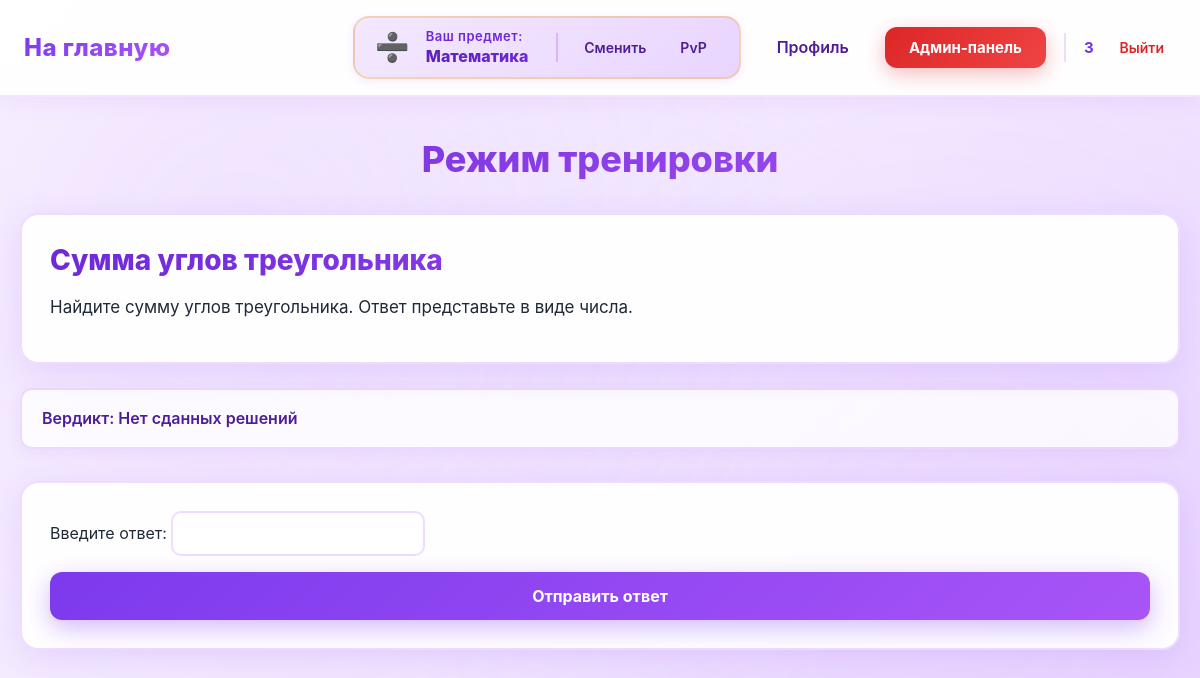
Page /математика/task/20 (signed in) on the committed database.
### data/users.py (models this page shows, shortened)
class User(SqlAlchemyBase, UserMixin):
    __tablename__ = 'users'
    id = sqlalchemy.Column(sqlalchemy.Integer,
                           primary_key=True, autoincrement=True)
    name = sqlalchemy.Column(sqlalchemy.String, nullable=True)
    email = sqlalchemy.Column(sqlalchemy.String,
                              index=True, unique=True, nullable=True)
    hashed_password = sqlalchemy.Column(sqlalchemy.String, nullable=True)
    elo_rating = sqlalchemy.Column(sqlalchemy.Float, default=1000)
    admin = sqlalchemy.Column(sqlalchemy.Boolean, default=0)
    ban = sqlalchemy.Column(sqlalchemy.Boolean, default=0)
    created_date = sqlalchemy.Column(sqlalchemy.DateTime,
                                     default=datetime.datetime.now)
    submissions = orm.relationship("Submissions", back_populates="user")

### data/tasks.py (models this page shows)
class Tasks(SqlAlchemyBase):
    __tablename__ = 'tasks'
    id = sqlalchemy.Column(sqlalchemy.Integer,
                           primary_key=True, autoincrement=True)
    subject = sqlalchemy.Column(sqlalchemy.Text, nullable=True)
    title = sqlalchemy.Column(sqlalchemy.Text, nullable=True)
    statement = sqlalchemy.Column(sqlalchemy.Text, nullable=True)
    input_format = sqlalchemy.Column(sqlalchemy.Text, nullable=True)
    output_format = sqlalchemy.Column(sqlalchemy.Text, nullable=True)
    memory_limit = sqlalchemy.Column(sqlalchemy.Integer, nullable=True)
    time_limit = sqlalchemy.Column(sqlalchemy.Integer, nullable=True)
    difficulty = sqlalchemy.Column(sqlalchemy.Text, nullable=True)
    created_at = sqlalchemy.Column(sqlalchemy.DateTime,
                                     default=datetime.datetime.now)
    task_tests = orm.relationship("TaskTest", back_populates='tasks')
    submissions = orm.relationship("Submissions", back_populates="tasks")
    theme = sqlalchemy.Column(sqlalchemy.Text, nullable=True)

### main.py (the view, shortened to what this page needs)
@app.route('/<subject>/task/<int:task_id>', methods=["GET", "POST"])
@login_required
@user_ban
def training(subject, task_id):
    db_sess = db_session.create_session()
    task = db_sess.get(Tasks, task_id)
    task_test = db_sess.query(TaskTest).filter(TaskTest.task_id == task.id).all()
    submission = db_sess.query(Submissions).filter(Submissions.task_id == task.id).all()
    submission_id = len(submission) + 1
    if subject == 'информатика':
        if request.method == "POST":
            file = request.files.get("file")
            if not file or file.filename == "":
                abort(400, "Файл не выбран")
            file.filename = f"submission_{submission_id}.py"
            os.makedirs(f"submissions_training/submissions_{current_user.id}/task_{task_id}", exist_ok=True)
            file.save(os.path.join(f"submissions_training/submissions_{current_user.id}/task_{task_id}", file.filename))
            test_passed = 0
            f_err = 0
            for test in task_test:
                p = subprocess.Popen(
                    ["python", f"submission_{submission_id}.py"],
                    stdin=subprocess.PIPE,
                    stdout=subprocess.PIPE,
                    stderr=subprocess.PIPE,
                    text=True,
                    cwd=f"submissions_training/submissions_{current_user.id}/task_{task_id}"
                )
                try:
                    out, err = p.communicate(test.input_data, timeout=task.time_limit)
                    out = out.strip()
                    if err:
                        submission_result = Submissions(
                            user_id=current_user.id,
                            task_id=task_id,
                            verdict=err.splitlines()[-1],
                            total_tests=test_passed,
                        )
                        f_err = 1
                    else:
                        if out == test.output.strip():
                            test_passed += 1
                except subprocess.TimeoutExpired:
                    print("Превышено максимальное время работы")
                    submission_result = Submissions(
                        user_id=current_user.id,
                        task_id=task_id,
                        verdict="Превышено максимальное время работы",
                        total_tests=test_passed,
                    )
                    f_err = 1
                    p.kill()
            if test_passed == 5:
                submission_result = Submissions(
                    user_id=current_user.id,
                    task_id=task_id,
                    verdict="OK",
                    total_tests=test_passed,
                )
            elif f_err == 0:
                submission_result = Submissions(
                    user_id=current_user.id,
                    task_id=task_id,
                    verdict="Частичное решение",
                    total_tests=test_passed,
                )
            db_sess.add(submission_result)
            db_sess.commit()
        last_submission = db_sess.query(Submissions).filter(Submissions.user_id == current_user.id,
                                                            Submissions.task_id == task_id).all()
        if last_submission:
            result = last_submission[-1]
            verdict = result.verdict
            test_passed = result.total_tests
        else:
            verdict = "Нет сданных решений"
            test_passed = None
        return render_template('training.html', task=task, test=task_test[0], verdict=verdict, test_passed=test_passed, subject=subject)
    else:
        last_submission = db_sess.query(Submissions).filter(Submissions.user_id == current_user.id,
                                                    Submissions.task_id == task_id).all()
        if last_submission:
            result = last_submission[-1]
            verdict = result.verdict
        else:
            verdict = "Нет сданных решений"
        return render_template('training_other.html', task=task, verdict=verdict, subject=subject)

### data/db_session.py (called while the page is built)
def create_session() -> Session:
    global __factory
    return __factory()

### main.py (called while the page is built)
@login_manager.user_loader
def load_user(user_id):
    db_sess = db_session.create_session()
    return db_sess.get(User, user_id)

def user_ban(func):
    @wraps(func)
    def wrapper(*args, **kwargs):
        if current_user.ban:
            abort(403)
        return func(*args, **kwargs)
    return wrapper

### templates/training_other.html (shortened to what this page needs)
{% extends "base.html" %}
{% block styles %}
<link rel="stylesheet" href="{{ url_for('static', filename='train.css') }}">
{% endblock %}
{% block content %}
<h1>Режим тренировки</h1>
<div class="condition">
    <h2>{{ task.title }}</h2>
    <p>{{ task.statement }}</p>
</div>
<p>Вердикт: {{ verdict }}</p>
<div class="task">
    <form class="send" method="post">
        <div class="answer_field">
            <label>Введите ответ: </label>
            <input type="text" name="answer" />
        </div>
        <button type="submit" id="submitBtn">Отправить ответ</button>
    </form>
</div>
{% endblock %}

### templates/base.html (shortened to what this page needs)
<!doctype html>
<html lang="ru">
<head>
    <link rel="stylesheet" href="{{ url_for('static', filename='base.css') }}">
    {% block styles %}{% endblock %}
</head>
<body>
<header class="site-header">
    <nav class="navbar">
        <div class="nav-left">
            {% if session.get('subject') and session.get('subject') != 'subject' %}
            <a class="logo" href="/{{ session.get('subject') }}/">На главную</a>
            {% else %}
            <a class="logo" href="/">На главную</a>
            {% endif %}
        </div>
        <div class="nav-right">
            {% if current_user.is_authenticated %}
                {% if subject != 'subject' and subject != None %}
                <div class="subject-info" data-subject="{{ subject }}">
                    <div class="subject-icon"></div>
                    <div class="subject-info-content">
                        <div class="subject-label">Ваш предмет:</div>
                        <div class="subject-name">{{ subject|capitalize }}</div>
                    </div>
                    <div class="subject-actions">
                        <a class="nav-link" href="/subject/choice">Сменить</a>
                        <a class="nav-link" href="/{{ subject }}/pvp">PvP</a>
                    </div>
                </div>
                {% endif %}
                <a class="nav-link" href="/profile">Профиль</a>
                {% if current_user.admin %}
                    <a class="btn btn-admin" href="/admin">Админ-панель</a>
                {% endif %}
                <div class="user-menu">
                    <span class="username">{{ current_user.name }}</span>
                    <a class="logout" href="/logout">Выйти</a>
                </div>
            {% else %}
                <a class="btn btn-outline" href="/login">Войти</a>
                <a class="btn btn-primary" href="/register">Регистрация</a>
            {% endif %}
        </div>
    </nav>
</header>
<main class="page-content">
    {% block content %}{% endblock %}
</main>
</body>
</html>

### static/train.css (style rules this page uses)
h1 { font-size: 36px; font-weight: 800; text-align: center; margin: 0 0 32px 0; background: linear-gradient(135deg, #6d28d9, #a855f7); -webkit-background-clip: text; -webkit-text-fill-color: transparent; background-clip: text; }
.condition { background: rgba(255, 255, 255, 0.95); backdrop-filter: blur(20px); border: 2px solid rgba(168, 85, 247, 0.2); border-radius: 18px; padding: 28px; margin-bottom: 24px; box-shadow: 0 8px 32px rgba(124, 58, 237, 0.12); transition: all 0.3s ease; }
.condition h2 { font-size: 28px; font-weight: 800; color: #5b21b6; margin: 0 0 16px 0; background: linear-gradient(135deg, #6d28d9, #a855f7); -webkit-background-clip: text; -webkit-text-fill-color: transparent; background-clip: text; }
.condition p { color: #374151; font-size: 16px; line-height: 1.7; margin: 12px 0; }
.condition p:first-of-type { font-size: 17px; color: #1f2937; }
body > p, .page-content > p { background: rgba(255, 255, 255, 0.8); border: 2px solid rgba(168, 85, 247, 0.2); border-radius: 12px; padding: 16px 20px; margin: 16px 0; font-size: 16px; font-weight: 600; color: #4c1d95; box-shadow: 0 4px 15px rgba(124, 58, 237, 0.08); }
.task { background: rgba(255, 255, 255, 0.95); backdrop-filter: blur(20px); border: 2px solid rgba(168, 85, 247, 0.2); border-radius: 18px; padding: 28px; margin-top: 32px; box-shadow: 0 8px 32px rgba(124, 58, 237, 0.12); }
.send { display: flex; flex-direction: column; gap: 16px; align-items: stretch; }
.send button[type="submit"] { background: linear-gradient(135deg, #7c3aed, #a855f7); color: #ffffff !important; font-size: 16px; font-weight: 700; padding: 14px 32px; border: none; border-radius: 12px; cursor: pointer; box-shadow: 0 8px 25px rgba(124, 58, 237, 0.35); transition: all 0.3s cubic-bezier(0.4, 0, 0.2, 1); position: relative; overflow: hidden; }
.send button[type="submit"]::before { content: ''; position: absolute; top: 50%; left: 50%; width: 0; height: 0; border-radius: 50%; background: rgba(255, 255, 255, 0.2); transform: translate(-50%, -50%); transition: width 0.6s ease, height 0.6s ease; }
.condition, .Input, .examples, .task { animation: fadeIn 0.5s ease-out; }
.condition { animation-delay: 0.1s; }
.task { animation-delay: 0.4s; }

### rows in the picture
User: name "3"
Tasks: title "Сумма углов треугольника", statement "Найдите сумму углов треугольника. Ответ представьте в виде числа."

### other values in the picture
{{ subject|capitalize }} "Математика"
{{ verdict }} "Нет сданных решений"
